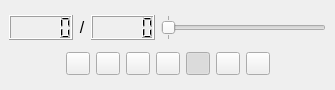
<ui version="4.0" >
 <class>timelineForm</class>
 <widget class="QWidget" name="timelineForm" >
  <property name="geometry" >
   <rect>
    <x>0</x>
    <y>0</y>
    <width>335</width>
    <height>90</height>
   </rect>
  </property>
  <property name="windowTitle" >
   <string>Timeline</string>
  </property>
  <layout class="QVBoxLayout" >
   <property name="margin" >
    <number>9</number>
   </property>
   <property name="spacing" >
    <number>6</number>
   </property>
   <item>
    <layout class="QHBoxLayout" >
     <property name="margin" >
      <number>0</number>
     </property>
     <property name="spacing" >
      <number>6</number>
     </property>
     <item>
      <widget class="QLCDNumber" name="currentFrameLcd" />
     </item>
     <item>
      <widget class="QLabel" name="label" >
       <property name="text" >
        <string>&lt;html>&lt;head>&lt;meta name="qrichtext" content="1" />&lt;style type="text/css">
p, li { white-space: pre-wrap; }
&lt;/style>&lt;/head>&lt;body style=" font-family:'Sans Serif'; font-size:9pt; font-weight:400; font-style:normal; text-decoration:none;">
&lt;p align="center" style=" margin-top:0px; margin-bottom:0px; margin-left:0px; margin-right:0px; -qt-block-indent:0; text-indent:0px;">&lt;span style=" font-size:12pt;">/&lt;/span>&lt;/p>&lt;/body>&lt;/html></string>
       </property>
      </widget>
     </item>
     <item>
      <widget class="QLCDNumber" name="countFramesLcd" />
     </item>
     <item>
      <widget class="QSlider" name="frameSlider" >
       <property name="minimumSize" >
        <size>
         <width>164</width>
         <height>0</height>
        </size>
       </property>
       <property name="maximum" >
        <number>0</number>
       </property>
       <property name="pageStep" >
        <number>1</number>
       </property>
       <property name="orientation" >
        <enum>Qt::Horizontal</enum>
       </property>
       <property name="tickPosition" >
        <enum>QSlider::TicksBothSides</enum>
       </property>
       <property name="tickInterval" >
        <number>1</number>
       </property>
      </widget>
     </item>
    </layout>
   </item>
   <item>
    <layout class="QHBoxLayout" >
     <property name="margin" >
      <number>0</number>
     </property>
     <property name="spacing" >
      <number>6</number>
     </property>
     <item>
      <spacer>
       <property name="orientation" >
        <enum>Qt::Horizontal</enum>
       </property>
       <property name="sizeHint" >
        <size>
         <width>40</width>
         <height>20</height>
        </size>
       </property>
      </spacer>
     </item>
     <item>
      <widget class="QToolButton" name="firstFrameBtn" >
       <property name="toolTip" >
        <string>To first frame</string>
       </property>
       <property name="text" >
        <string/>
       </property>
       <property name="icon" >
        <iconset resource="timelineimages.qrc" >:/timeline/images/first.png</iconset>
       </property>
      </widget>
     </item>
     <item>
      <widget class="QToolButton" name="prevFrameBtn" >
       <property name="toolTip" >
        <string>To previous frame</string>
       </property>
       <property name="text" >
        <string/>
       </property>
       <property name="icon" >
        <iconset resource="timelineimages.qrc" >:/timeline/images/back.png</iconset>
       </property>
      </widget>
     </item>
     <item>
      <widget class="QToolButton" name="playBtn" >
       <property name="toolTip" >
        <string>Play</string>
       </property>
       <property name="text" >
        <string/>
       </property>
       <property name="icon" >
        <iconset resource="timelineimages.qrc" >:/timeline/images/play.png</iconset>
       </property>
       <property name="checkable" >
        <bool>true</bool>
       </property>
       <property name="autoExclusive" >
        <bool>true</bool>
       </property>
      </widget>
     </item>
     <item>
      <widget class="QToolButton" name="pauseBtn" >
       <property name="toolTip" >
        <string>Pause</string>
       </property>
       <property name="text" >
        <string/>
       </property>
       <property name="icon" >
        <iconset resource="timelineimages.qrc" >:/timeline/images/pause.png</iconset>
       </property>
       <property name="checkable" >
        <bool>true</bool>
       </property>
       <property name="autoExclusive" >
        <bool>true</bool>
       </property>
      </widget>
     </item>
     <item>
      <widget class="QToolButton" name="stopBtn" >
       <property name="toolTip" >
        <string>Stop</string>
       </property>
       <property name="text" >
        <string/>
       </property>
       <property name="icon" >
        <iconset resource="timelineimages.qrc" >:/timeline/images/stop.png</iconset>
       </property>
       <property name="checkable" >
        <bool>true</bool>
       </property>
       <property name="checked" >
        <bool>true</bool>
       </property>
       <property name="autoExclusive" >
        <bool>true</bool>
       </property>
      </widget>
     </item>
     <item>
      <widget class="QToolButton" name="nextFrameBtn" >
       <property name="toolTip" >
        <string>To next frame</string>
       </property>
       <property name="text" >
        <string/>
       </property>
       <property name="icon" >
        <iconset resource="timelineimages.qrc" >:/timeline/images/next.png</iconset>
       </property>
      </widget>
     </item>
     <item>
      <widget class="QToolButton" name="lastFrameBtn" >
       <property name="toolTip" >
        <string>To last frame</string>
       </property>
       <property name="text" >
        <string/>
       </property>
       <property name="icon" >
        <iconset resource="timelineimages.qrc" >:/timeline/images/last.png</iconset>
       </property>
      </widget>
     </item>
     <item>
      <spacer>
       <property name="orientation" >
        <enum>Qt::Horizontal</enum>
       </property>
       <property name="sizeHint" >
        <size>
         <width>40</width>
         <height>20</height>
        </size>
       </property>
      </spacer>
     </item>
    </layout>
   </item>
  </layout>
 </widget>
 <resources>
  <include location="timelineimages.qrc" />
 </resources>
 <connections>
  <connection>
   <sender>frameSlider</sender>
   <signal>valueChanged(int)</signal>
   <receiver>currentFrameLcd</receiver>
   <slot>display(int)</slot>
   <hints>
    <hint type="sourcelabel" >
     <x>242</x>
     <y>22</y>
    </hint>
    <hint type="destinationlabel" >
     <x>41</x>
     <y>22</y>
    </hint>
   </hints>
  </connection>
 </connections>
</ui>
